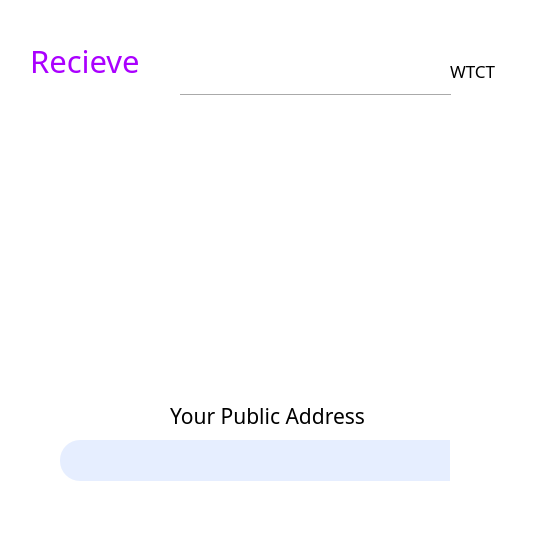
<?xml version="1.0" encoding="UTF-8"?>
<ui version="4.0">
 <class>ReceiveForm</class>
 <widget class="QWidget" name="ReceiveForm">
  <property name="geometry">
   <rect>
    <x>0</x>
    <y>0</y>
    <width>540</width>
    <height>537</height>
   </rect>
  </property>
  <property name="windowTitle">
   <string>Form</string>
  </property>
  <property name="styleSheet">
   <string notr="true">background-color: rgb(255, 255, 255);</string>
  </property>
  <widget class="QLineEdit" name="lineEdit_6">
   <property name="geometry">
    <rect>
     <x>180</x>
     <y>50</y>
     <width>261</width>
     <height>31</height>
    </rect>
   </property>
   <property name="font">
    <font>
     <family>等线</family>
     <pointsize>10</pointsize>
    </font>
   </property>
   <property name="toolTip">
    <string/>
   </property>
   <property name="statusTip">
    <string/>
   </property>
   <property name="whatsThis">
    <string/>
   </property>
   <property name="accessibleName">
    <string/>
   </property>
   <property name="accessibleDescription">
    <string/>
   </property>
   <property name="styleSheet">
    <string notr="true">
QLineEdit[echoMode=&quot;2&quot;] {
    lineedit-password-character:42;
}
</string>
   </property>
   <property name="frame">
    <bool>false</bool>
   </property>
   <property name="echoMode">
    <enum>QLineEdit::Normal</enum>
   </property>
  </widget>
  <widget class="QLabel" name="label_7">
   <property name="geometry">
    <rect>
     <x>450</x>
     <y>60</y>
     <width>51</width>
     <height>21</height>
    </rect>
   </property>
   <property name="font">
    <font>
     <family>等线</family>
     <pointsize>13</pointsize>
    </font>
   </property>
   <property name="text">
    <string>WTCT</string>
   </property>
  </widget>
  <widget class="Line" name="line_38">
   <property name="geometry">
    <rect>
     <x>180</x>
     <y>90</y>
     <width>271</width>
     <height>10</height>
    </rect>
   </property>
   <property name="orientation">
    <enum>Qt::Horizontal</enum>
   </property>
  </widget>
  <widget class="QLabel" name="label_15">
   <property name="geometry">
    <rect>
     <x>30</x>
     <y>40</y>
     <width>121</width>
     <height>41</height>
    </rect>
   </property>
   <property name="font">
    <font>
     <family>微软雅黑</family>
     <pointsize>23</pointsize>
     <weight>50</weight>
     <bold>false</bold>
    </font>
   </property>
   <property name="styleSheet">
    <string notr="true">color: rgb(170, 0, 255);</string>
   </property>
   <property name="text">
    <string>Recieve</string>
   </property>
  </widget>
  <widget class="QPushButton" name="closeenterpsw">
   <property name="geometry">
    <rect>
     <x>500</x>
     <y>0</y>
     <width>41</width>
     <height>31</height>
    </rect>
   </property>
   <property name="focusPolicy">
    <enum>Qt::NoFocus</enum>
   </property>
   <property name="styleSheet">
    <string notr="true">border:0px;</string>
   </property>
   <property name="text">
    <string/>
   </property>
   <property name="icon">
    <iconset>
     <normaloff>pic/close.png</normaloff>pic/close.png</iconset>
   </property>
   <property name="flat">
    <bool>true</bool>
   </property>
  </widget>
  <widget class="QLabel" name="label">
   <property name="geometry">
    <rect>
     <x>140</x>
     <y>140</y>
     <width>251</width>
     <height>231</height>
    </rect>
   </property>
   <property name="text">
    <string/>
   </property>
   <property name="scaledContents">
    <bool>true</bool>
   </property>
  </widget>
  <widget class="QLineEdit" name="lineEdit_8">
   <property name="geometry">
    <rect>
     <x>60</x>
     <y>440</y>
     <width>431</width>
     <height>41</height>
    </rect>
   </property>
   <property name="font">
    <font>
     <family>微软雅黑</family>
     <pointsize>11</pointsize>
    </font>
   </property>
   <property name="styleSheet">
    <string notr="true">border:0px;
border-radius:20px;

background-color: rgb(230, 238, 255);</string>
   </property>
   <property name="text">
    <string/>
   </property>
  </widget>
  <widget class="QPushButton" name="pushButton_34">
   <property name="geometry">
    <rect>
     <x>450</x>
     <y>440</y>
     <width>41</width>
     <height>41</height>
    </rect>
   </property>
   <property name="cursor">
    <cursorShape>PointingHandCursor</cursorShape>
   </property>
   <property name="focusPolicy">
    <enum>Qt::NoFocus</enum>
   </property>
   <property name="autoFillBackground">
    <bool>false</bool>
   </property>
   <property name="styleSheet">
    <string notr="true">border:0px;</string>
   </property>
   <property name="text">
    <string/>
   </property>
   <property name="icon">
    <iconset>
     <normaloff>pic/purplecopy.png</normaloff>pic/purplecopy.png</iconset>
   </property>
   <property name="iconSize">
    <size>
     <width>77</width>
     <height>77</height>
    </size>
   </property>
   <property name="autoDefault">
    <bool>false</bool>
   </property>
   <property name="flat">
    <bool>true</bool>
   </property>
  </widget>
  <widget class="QLabel" name="label_8">
   <property name="geometry">
    <rect>
     <x>170</x>
     <y>400</y>
     <width>211</width>
     <height>31</height>
    </rect>
   </property>
   <property name="font">
    <font>
     <family>微软雅黑</family>
     <pointsize>16</pointsize>
    </font>
   </property>
   <property name="text">
    <string>Your Public Address</string>
   </property>
  </widget>
 </widget>
 <resources/>
 <connections/>
</ui>
